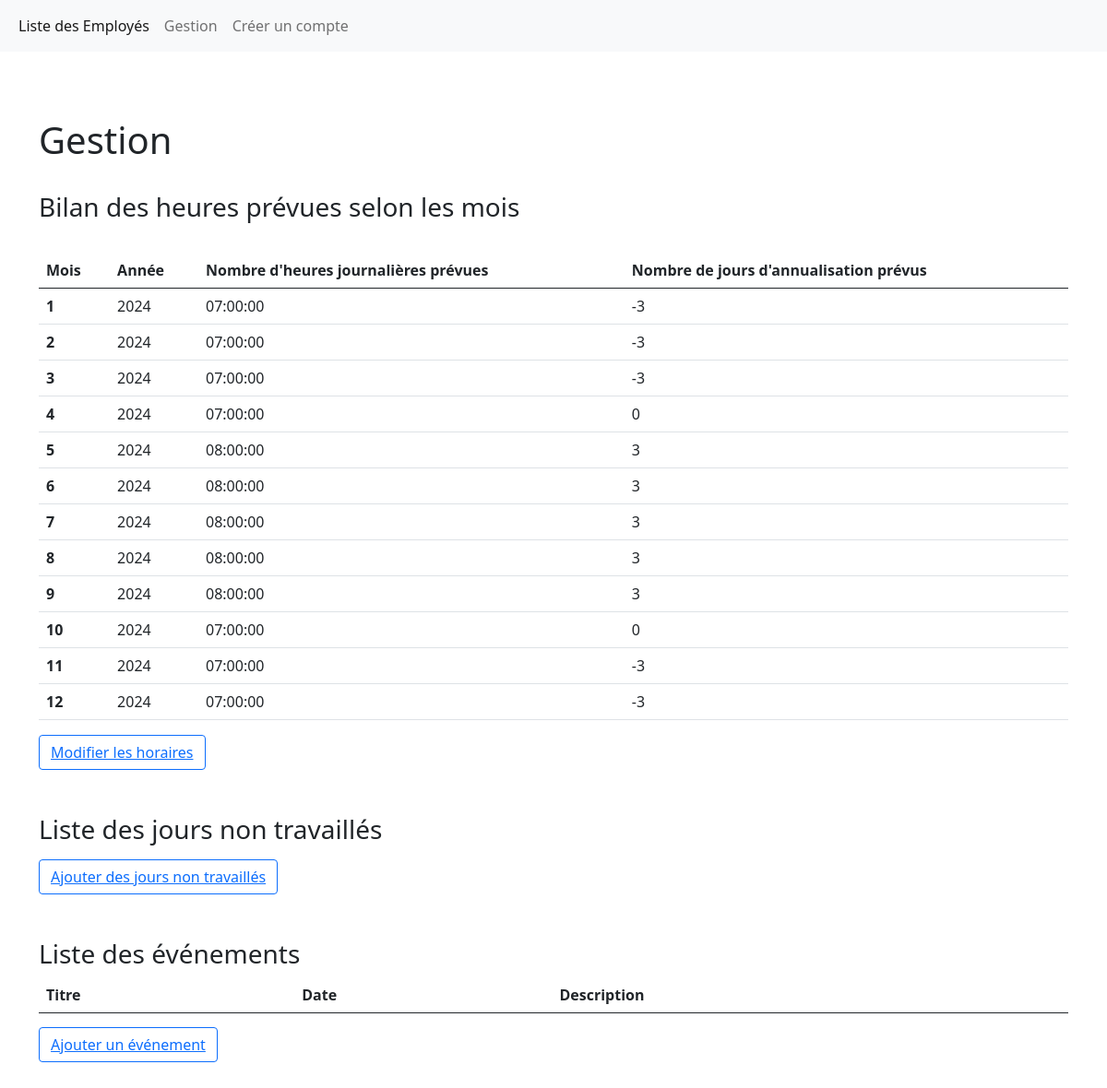
The page /Gestion.php on the database as committed earlier.
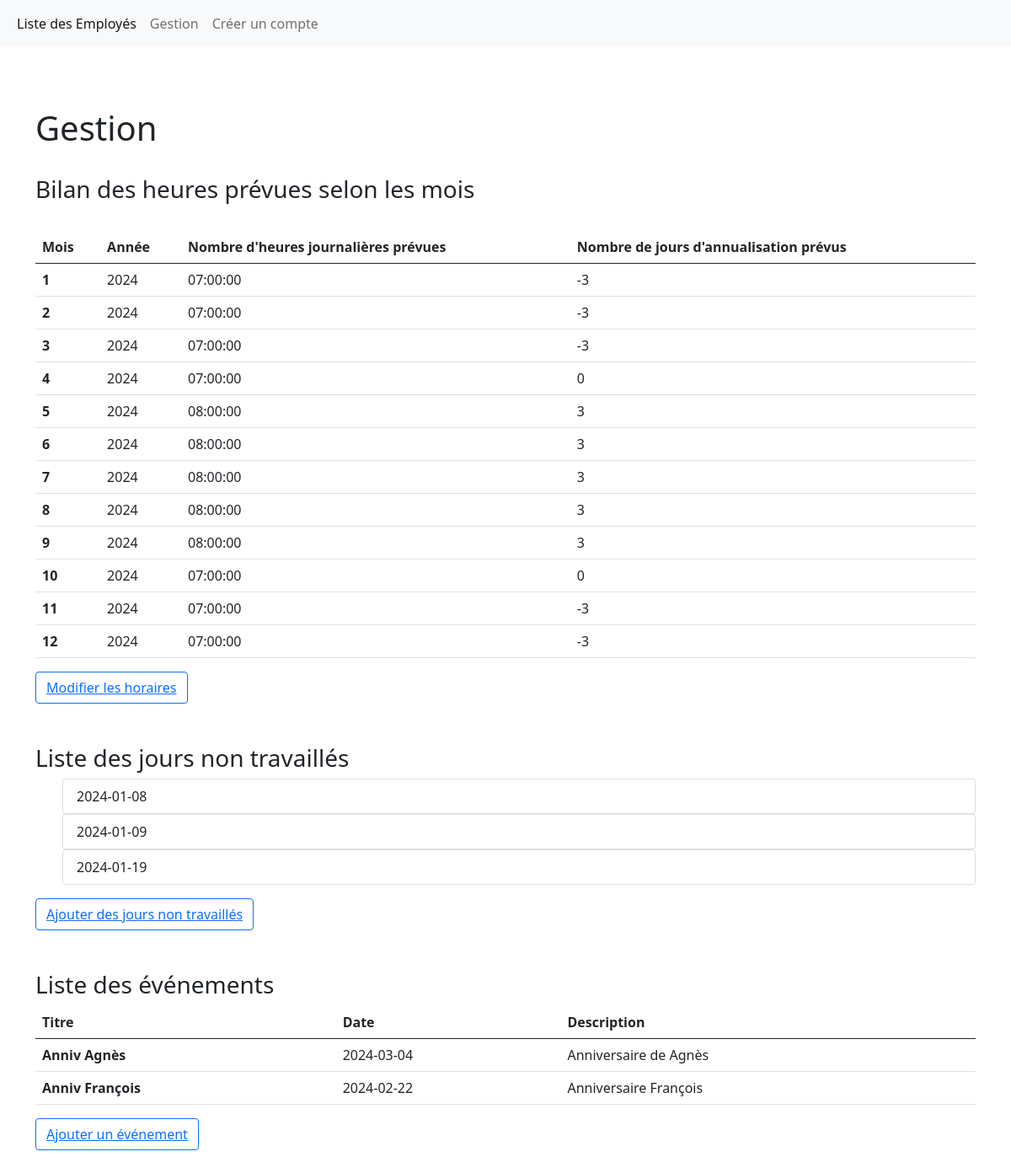
The same page on the database as committed later.
### tables this page shows
CREATE TABLE `heuresprevues` (
  `idHeure` int(11) NOT NULL,
  `mois` int(11) NOT NULL,
  `annee` year(4) NOT NULL,
  `heuresPrevues` time NOT NULL,
  `nbJoursAnnualisation` int(11) NOT NULL
);

CREATE TABLE `joursnontravailles` (
  `idJours` int(11) NOT NULL,
  `dateArret` date NOT NULL
);

CREATE TABLE `evenement` (
  `idEvenement` int(11) NOT NULL,
  `dateEvenement` date NOT NULL,
  `titre` varchar(500) NOT NULL,
  `description` varchar(500) NOT NULL
);

### include/fonctions.php (called while the page is built, shortened)
<?php
function openDB()
{
    try {
        $BDD = new PDO("mysql:host=localhost; dbname=RescueRH;charset=utf8", "root", "", array(PDO::ATTR_ERRMODE => PDO::ERRMODE_EXCEPTION));
        return $BDD;
    } catch (Exception $e) {
        die('Erreur fatale : ' . $e->getMessage());
    }
}
?>

### Gestion.php (the view, shortened to what this page needs)
<?php
require_once('include/head.php');
include("include/fonctions.php");
$annee = date('Y');
$heuresPrevues = openDb()->prepare('select * from heuresprevues where annee=?');
$heuresPrevues->execute(array($annee));
$joursnontravailles = openDb()->prepare('select * from joursnontravailles where year(dateArret)=?');
$joursnontravailles->execute(array($annee));
$evenements = openDb()->prepare('select * from evenement where year(dateEvenement)=?');
$evenements->execute(array($annee));
require_once('include/navbar.php');
?>
<!DOCTYPE html>
<html lang="fr">
<body>
<div class="container">
<main class="mt-5 pt-4">
<h1>Gestion</h1>
<br>
<h3>Bilan des heures prévues selon les mois</h3>
<br>
<table class="table">
  <thead>
    <tr>
      <th scope="col">Mois</th>
      <th scope="col">Année</th>
      <th scope="col">Nombre d'heures journalières prévues</th>
      <th scope="col">Nombre de jours d'annualisation prévus</th>
    </tr>
  </thead>
  <tbody>
    <tr>
      <?php foreach ($heuresPrevues as $heure){?>
        <th scope="row"><?= $heure['mois'] ?></th>
        <td><?= $heure['annee'] ?></td>
        <td><?= $heure['heuresPrevues'] ?></td>
        <td><?= $heure['nbJoursAnnualisation'] ?></td>
    </tr>
    <?php
    } ?>
  </tbody>
</table>
<button type="button" class="btn btn-outline-primary"><a href="ModifierHoraire.php">Modifier les horaires</a></button>
<br><br><br>
<h3>Liste des jours non travaillés</h3>
<div>
    <ol>
    <?php foreach ($joursnontravailles as $jours) { ?>
        <ul class="list-group">
        <li class="list-group-item">
            <?=$jours['dateArret'] ?>
        </li>
        </ul>
    <?php } ?>
    </ol>
</div>
<button type="button" class="btn btn-outline-primary"><a href="AjouterJoursNT.php">Ajouter des jours non travaillés</a></button>
<br><br><br>
<h3>Liste des événements</h3>
<table class="table">
  <thead>
    <tr>
      <th scope="col">Titre</th>
      <th scope="col">Date</th>
      <th scope="col">Description</th>
    </tr>
  </thead>
  <tbody>
    <tr>
      <?php foreach ($evenements as $event){?>
        <th scope="row"><?= $event['titre'] ?></th>
        <td><?= $event['dateEvenement'] ?></td>
        <td><?= $event['description'] ?></td>
    </tr>
    <?php
    } ?>
  </tbody>
</table>
<button type="button" class="btn btn-outline-primary"><a href="AjouterEvent.php">Ajouter un événement</a></button>
<br>
<br>
<br>
</main>
</div>
</body>

### include/head.php (shortened to what this page needs)
<head>
<link href="style.css" rel="stylesheet">
<link href="https://cdn.jsdelivr.net/npm/bootstrap@5.0.2/dist/css/bootstrap.min.css" rel="stylesheet">
</head>

### include/navbar.php
<header>
<nav class="navbar navbar-expand-lg navbar-light bg-light">
  <div class="container-fluid">
    <div class="collapse navbar-collapse" id="navbarNav">
      <ul class="navbar-nav">
        <li class="nav-item">
          <a class="nav-link active" href="ListeEmployes.php">Liste des Employés</a>
        </li>
        <li class="nav-item">
          <a class="nav-link" href="Gestion.php">Gestion</a>
        </li>
        <li class="nav-item">
          <a class="nav-link" href="creation_compte.php">Créer un compte</a>
        </li>
      </ul>
    </div>
  </div>
</nav>
</header>

Rows that differ between the two databases and show on the page:
added joursnontravailles: dateArret "2024-01-08"
added joursnontravailles: dateArret "2024-01-09"
added joursnontravailles: dateArret "2024-01-19"
added evenement: titre "Anniv Agnès", dateEvenement "2024-03-04", description "Anniversaire de Agnès"
added evenement: titre "Anniv François", dateEvenement "2024-02-22", description "Anniversaire François"
